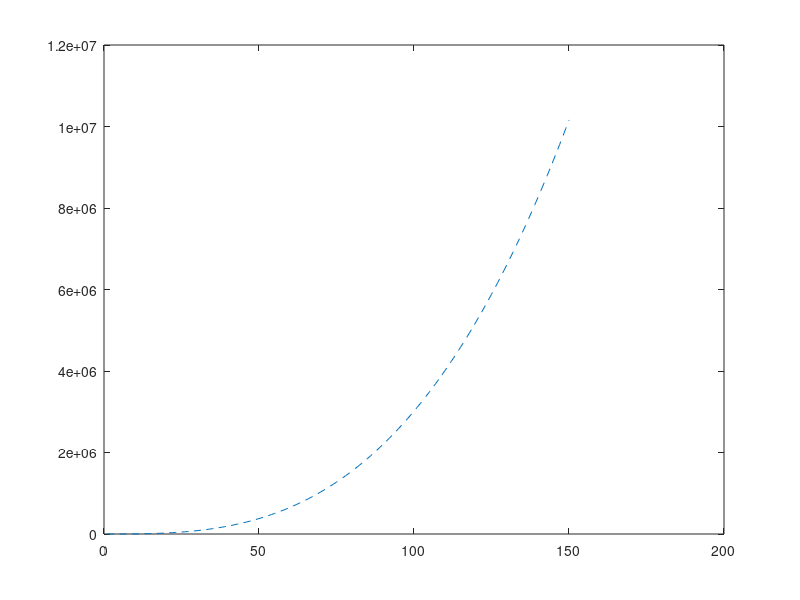

Write the MATLAB code that produced this figure.
clc
clear all
N=0;
sum=0;
while 1
    for k=N:N
        sum=sum+(3*k+2)^2;
        N_Table(k+1)=k+1;
        sum_Table(k+1)=sum;
    end
    N=N+1;
    if(sum > 10^7)
        fprintf(' N  |--|  S(N)\n')
        fprintf('%d |--| %d\n',N_Table(k),sum_Table(k))
        fprintf('%d |--| %d\n',N_Table(N),sum_Table(N))
        break
    end
 
end
plot(N_Table,sum_Table,'--')